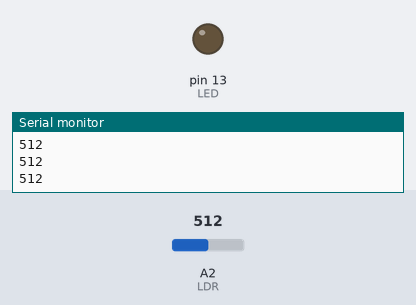
A sketch run on a simulated Arduino Uno, built with avr-gcc and run on an emulated ATmega328P. On the bench: output pins drawn as LEDs (lit = HIGH), the last lines printed to the serial monitor. Inputs (shaded band) come from the test bench; at power-on: A2 (LDR) = 512.

Above: at 1.3 s.
1.4 s: A2 (LDR) set to 315
2.9 s: A2 (LDR) set to 288
At 3.6 s:
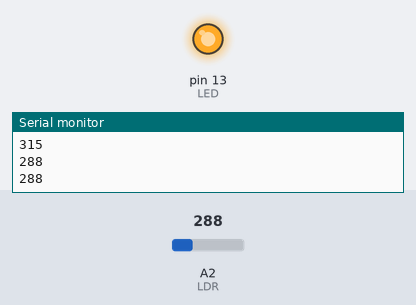
4.5 s: A2 (LDR) set to 306
At 5.7 s:
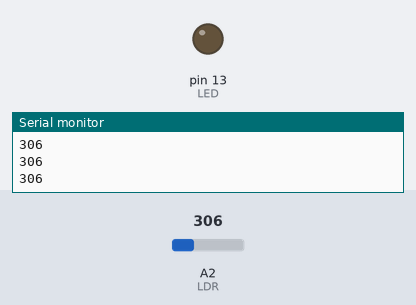
6.0 s: A2 (LDR) set to 290
At 7.1 s:
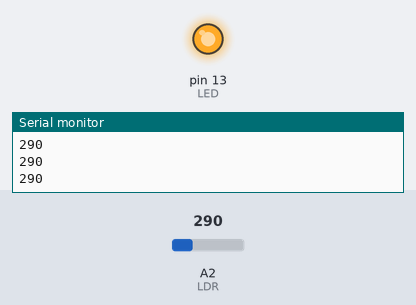
Timing chart, 0 to 8.5 s (numbered marks = the images above; inputs shaded):
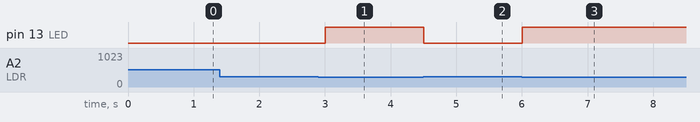

Measured:
- the behaviour switches between 300 and 299 on A2 (LDR) (found by bisection; images 0 and 1)
- after the input at 2.9 s, pin 13 (LED): LOW → HIGH after 0.10 s
- after the input at 4.5 s, pin 13 (LED): HIGH → LOW at once
- after the input at 6.0 s, pin 13 (LED): LOW → HIGH at once

The sketch:

LDR.ino
```cpp
int LED=13;
int LDR=A2;


void setup() {
  // put your setup code here, to run once:
pinMode(LED,OUTPUT);
pinMode(LDR,INPUT);
Serial.begin(9600);
}

void loop() {
  // put your main code here, to run repeatedly:
int value=analogRead(LDR);
Serial.println(value);
if(value<300){
 digitalWrite( LED,HIGH);
 }
 else{
  digitalWrite(LED,LOW);
  }


delay(500);

}
```
